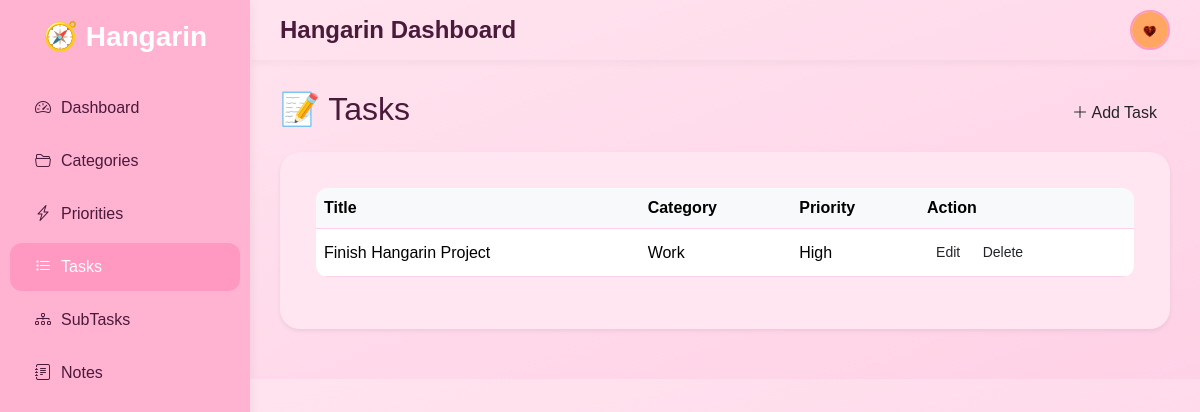
Page /app/tasks/ (signed in) on the earlier database version.
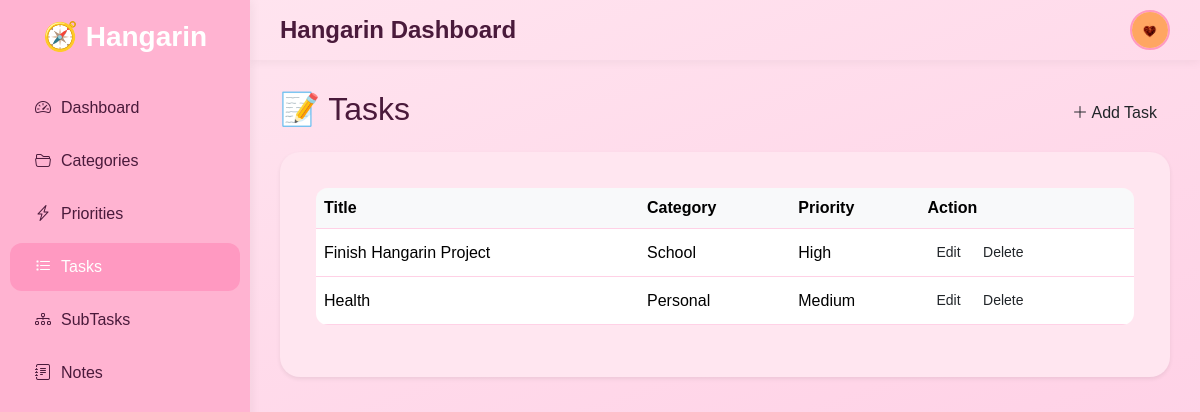
Same page on the later database version.
### hangarinapp/models.py (models this page shows, shortened)
class BaseModel(models.Model):
    created_at = models.DateTimeField(auto_now_add=True, db_index=True)
    updated_at = models.DateTimeField(auto_now=True)
    class Meta:
        abstract = True

class Task(BaseModel):
    title = models.CharField(max_length=255)
    description = models.TextField(blank=True, null=True)
    deadline = models.DateField(blank=True, null=True)
    status = models.CharField(max_length=20, choices=STATUS_CHOICES, default='pending')
    category = models.ForeignKey(Category, on_delete=models.SET_NULL, null=True, blank=True)
    priority = models.ForeignKey(Priority, on_delete=models.SET_NULL, null=True, blank=True)

class Category(BaseModel):
    name = models.CharField(max_length=150)
    description = models.TextField(blank=True, null=True)

class Priority(BaseModel):
    name = models.CharField(max_length=100)
    level = models.PositiveIntegerField(help_text="Lower number = higher priority")

### hangarinapp/views.py (the view)
# urls.py: path('tasks/', views.TaskListView.as_view(), name='task-list'),
class TaskListView(LoginRequiredMixin, ListView):
    login_url = 'account_login'
    model = Task
    template_name = 'task_list.html'
    context_object_name = 'tasks'

### hangarinapp/templates/task_list.html (shortened to what this page needs)
{% extends 'base.html' %}
{% block content %}
<div class="page-header d-flex justify-content-between align-items-center mb-3">
  <h2>📝 Tasks</h2>
  <a href="{% url 'task-create' %}" class="btn btn-girly">
    <i class="bi bi-plus-lg"></i> Add Task
  </a>
</div>
<div class="card shadow-sm border-0">
  <div class="card-body">
    <table class="table table-hover align-middle">
      <thead class="table-light">
        <tr>
          <th>Title</th>
          <th>Category</th>
          <th>Priority</th>
          <th>Action</th>
        </tr>
      </thead>
      <tbody>
        {% for task in tasks %}
        <tr>
          <td>{{ task.title }}</td>
          <td>{{ task.category.name }}</td>
          <td>{{ task.priority.name }}</td>
          <td>
            <a href="{% url 'task-update' task.id %}" class="btn btn-sm btn-girly-outline">Edit</a>
            <a href="{% url 'task-delete' task.id %}" class="btn btn-sm btn-girly-outline-danger">Delete</a>
          </td>
        </tr>
        {% empty %}
        <tr><td colspan="4" class="text-center text-muted">No tasks found.</td></tr>
        {% endfor %}
      </tbody>
    </table>
  </div>
</div>
{% endblock %}

Differences in the rows shown:
changed Task "Finish Hangarin Project": category.name "Work" → "School"
added Task: title "Health", category.name "Personal", priority.name "Medium"
